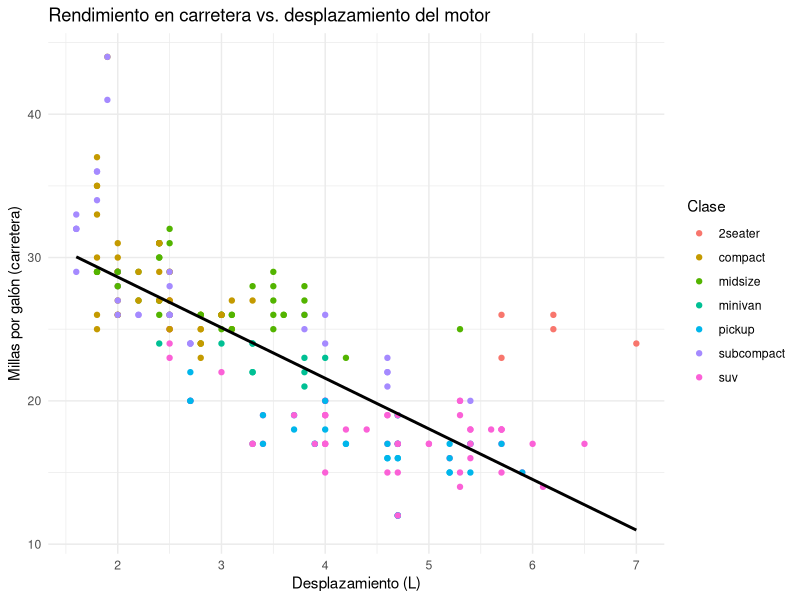
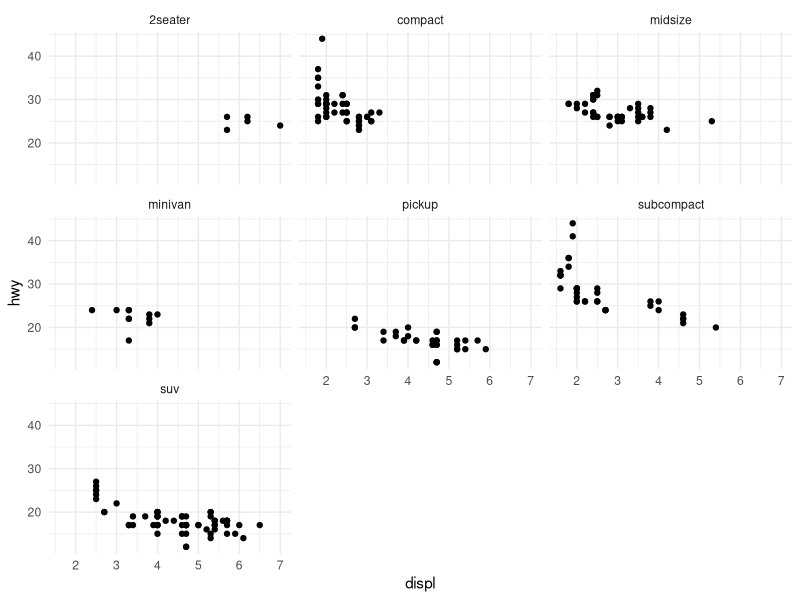
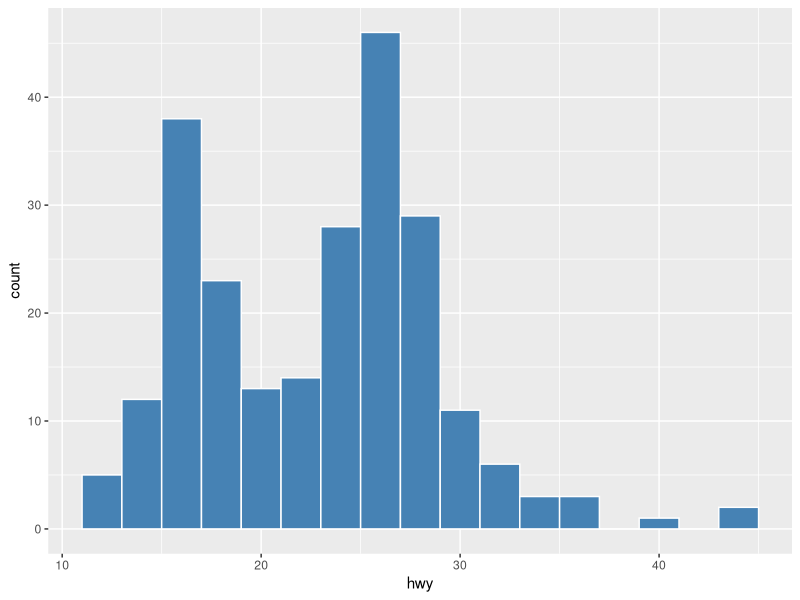
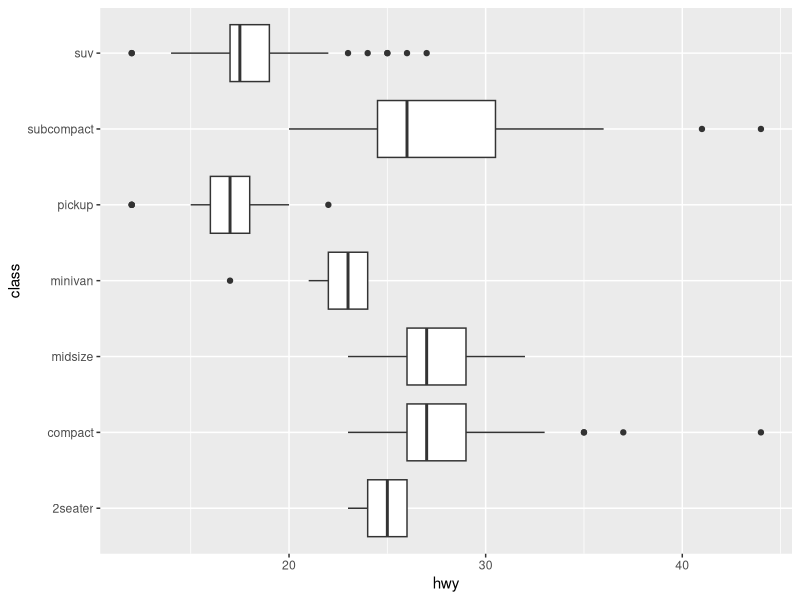
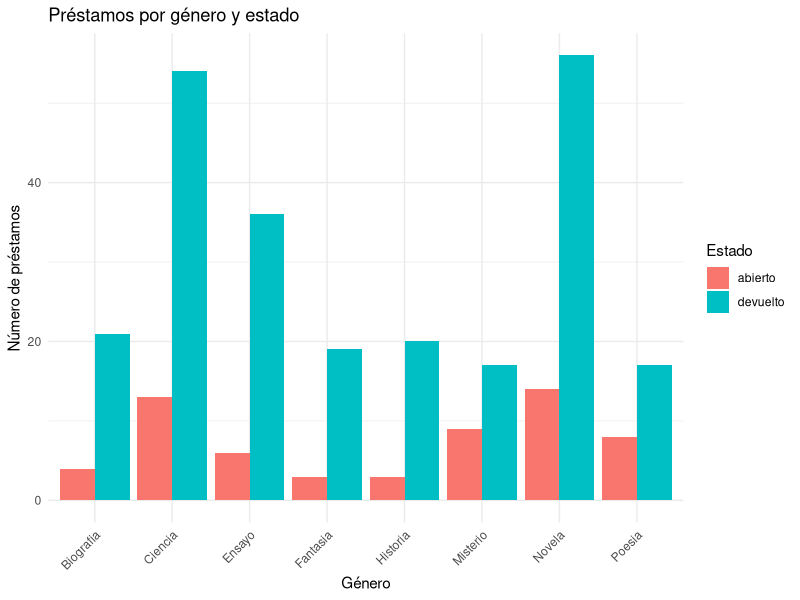

Write R code to recreate these figures, in order.
# =============================================================================
# Sesión 4 — Día 2 · tarde — Agregación, tidyr y ggplot2
# Curso de nivelación en R — CIMAT Aguascalientes
# =============================================================================
#
# Objetivo de la sesión (2h):
#   Agregar datos con group_by()+summarize(), reformar tablas con tidyr y
#   construir las primeras visualizaciones con ggplot2.

library(tidyverse)
datos <- as_tibble(mpg)

# -----------------------------------------------------------------------------
# 1. group_by() + summarize(): el equivalente de un group-by/aggregate
# -----------------------------------------------------------------------------

datos %>%
  group_by(class) %>%
  summarize(
    n = n(),
    hwy_prom = mean(hwy),
    hwy_sd = sd(hwy)
  ) %>%
  arrange(desc(hwy_prom))

# Todo se encadena con el pipe %>%
resumen_fabricante <- datos %>%
  filter(cyl >= 6) %>%
  group_by(manufacturer) %>%
  summarize(hwy_prom = mean(hwy), .groups = "drop") %>%
  arrange(desc(hwy_prom))
resumen_fabricante

# -----------------------------------------------------------------------------
# 2. tidyr: reformar datos (long <-> wide) y joins
# -----------------------------------------------------------------------------

ancho <- tibble(
  pais = c("MX", "US", "CA"),
  y2020 = c(10, 20, 15),
  y2021 = c(12, 22, 14)
)

largo <- ancho %>%
  pivot_longer(cols = starts_with("y"), names_to = "anio", values_to = "valor")
largo

largo %>% pivot_wider(names_from = anio, values_from = valor)

# joins: igual que en SQL
poblacion <- tibble(pais = c("MX", "US", "CA"), poblacion_m = c(128, 331, 38))
largo %>% left_join(poblacion, by = "pais")

# -----------------------------------------------------------------------------
# 3. ggplot2: gramática de gráficos
# -----------------------------------------------------------------------------
# Estructura: ggplot(data, aes(x, y, ...)) + geom_*() + ajustes

ggplot(datos, aes(x = displ, y = hwy)) +
  geom_point(aes(color = class)) +
  geom_smooth(method = "lm", se = FALSE, color = "black") +
  labs(
    title = "Rendimiento en carretera vs. desplazamiento del motor",
    x = "Desplazamiento (L)", y = "Millas por galón (carretera)",
    color = "Clase"
  ) +
  theme_minimal()

# Facetas: un panel por categoría
ggplot(datos, aes(x = displ, y = hwy)) +
  geom_point() +
  facet_wrap(~ class) +
  theme_minimal()

# Distribuciones
ggplot(datos, aes(x = hwy)) +
  geom_histogram(binwidth = 2, fill = "steelblue", color = "white")

ggplot(datos, aes(x = class, y = hwy)) +
  geom_boxplot() +
  coord_flip()

# =============================================================================
# EJERCICIOS
# =============================================================================

# 1. Con `mpg`, filtra drv == "4" y calcula el promedio de hwy por
#    manufacturer, ordenado de mayor a menor.

# 2. Crea una columna nueva `eficiente` (TRUE si hwy > 30) y grafica un
#    boxplot de displ separado por esa nueva variable.

# 3. Usa pivot_wider() sobre `datos %>% count(class, drv)` para obtener una
#    tabla con clases como filas y tipos de tracción (drv) como columnas.

# 4. (Reto) Reproduce con ggplot2 un gráfico de dispersión de cty vs hwy,
#    coloreado por class, con una línea de tendencia por clase
#    (geom_smooth(method = "lm") dentro de aes(color = class)).

# =============================================================================
# EJEMPLO: préstamos de la biblioteca por género y estado
# =============================================================================
# Combina left_join, group_by con más de una variable, pivot_wider y un
# gráfico de barras agrupado -- un flujo de análisis exploratorio típico
# de principio a fin, esta vez sobre dos tablas relacionadas.

libros <- read_csv("data/libros.csv")
prestamos <- read_csv("data/prestamos.csv")

prestamos_completos <- prestamos %>%
  left_join(libros, by = "isbn") %>%
  mutate(estado = if_else(is.na(fecha_devolucion), "abierto", "devuelto"))

resumen_genero_estado <- prestamos_completos %>%
  group_by(genero, estado) %>%
  summarize(n = n(), .groups = "drop")
resumen_genero_estado

# Tabla ancha: una columna por estado, más fácil de leer de un vistazo
resumen_genero_estado %>%
  pivot_wider(names_from = estado, values_from = n, values_fill = 0)

# Gráfico de barras agrupado: una barra por combinación genero x estado
ggplot(resumen_genero_estado, aes(x = genero, y = n, fill = estado)) +
  geom_col(position = "dodge") +
  labs(
    title = "Préstamos por género y estado",
    x = "Género", y = "Número de préstamos", fill = "Estado"
  ) +
  theme_minimal() +
  theme(axis.text.x = element_text(angle = 45, hjust = 1))

# 5. Usando `datos` (mpg), agrupa por manufacturer y drv, calcula el
#    promedio de cty por grupo, y grafica un gráfico de barras agrupado
#    (geom_col(position = "dodge")) coloreado por drv.

# 6. (Reto) Usa pivot_longer() sobre mpg para poner cty y hwy en una sola
#    columna `tipo_millas` con su valor en `millas`, y grafica un boxplot
#    de `millas` por `tipo_millas`, coloreado por esa misma variable.

# 7. Importa data/ventas.csv, agrupa por categoria y calcula el monto total
#    y el promedio. Grafica un geom_col() del monto total por categoria.

# 8. Une prestamos con libros (left_join por isbn) y calcula, por genero, la
#    duracion promedio del prestamo en dias (fecha_devolucion - fecha_prestamo,
#    solo para los ya devueltos). ¿Qué género se presta por más tiempo?
